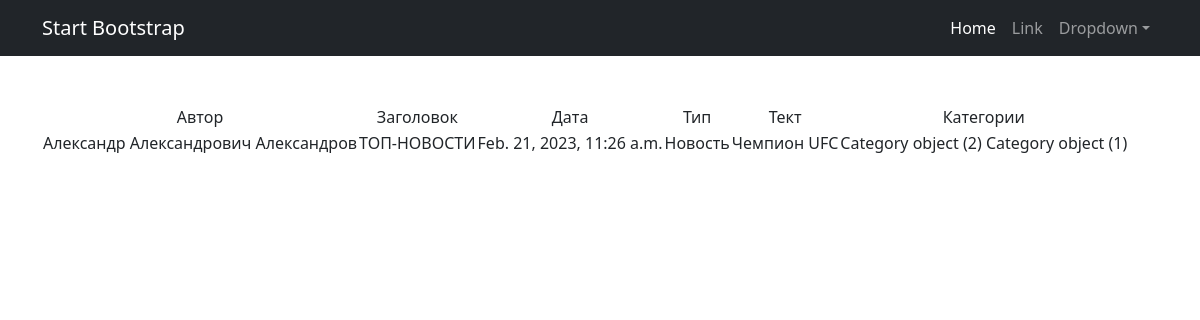
Screenshot of /news/2/ with the database file from the repository.
### news/models.py (models this page shows, shortened)
class Post(models.Model):
    objects = None
    author = models.ForeignKey(Author, on_delete=models.CASCADE)
    rating_post = models.IntegerField(default=0)
    time_in = models.DateTimeField(auto_now_add=True)
    zagolovok = models.CharField(max_length=200)
    choice_title = models.CharField(max_length=2, choices=POST)
    text = models.TextField()
    Category_post = models.ManyToManyField(Category, through='PostCategory')

class Author(models.Model):
    name = models.OneToOneField(User, on_delete=models.CASCADE)
    rating_autor = models.IntegerField(default=0)
    def __str__(self):
        return f'{self.name}'

class Category(models.Model):
    name_category = models.CharField(max_length=200, unique=True)

### news/views.py (the view)
# urls.py: path('<int:pk>/', PostDetail.as_view(), name='post_detail'),
class PostDetail(DetailView):
    model = Post
    template_name = 'post.html'
    context_object_name = 'post'

### templates/post.html
{% extends 'default.html' %}
{% block content %}
{% if post %}
<table>
    <tr>
        <td>Автор</td>
        <td>Заголовок</td>
        <td>Дата</td>
        <td>Тип</td>
        <td>Тект</td>
        <td>Категории</td>
    </tr>
    <tr>
        <td>{{ post.author }}</td>
        <td>{{ post.zagolovok }}</td>
        <td>{{ post.time_in }}</td>
        <td>{{ post.get_choice_title_display }}</td>
        <td>{{ post.text }}</td>
        <td>
            {% for category in post.Category_post.all %}
            {{ category }}
            {% endfor %}
        </td>
    </tr>
</table>
{% else %}
Публикаций нет!
{% endif %}
{% endblock content %}

### rows the page displays
Post: author "Александр Александрович Александров", zagolovok "ТОП-НОВОСТИ", time_in "Feb. 21, 2023, 11:26 a.m.", choice_title "Новость", text "Чемпион UFC"
Category: id "Category object (2)"
Category: id "Category object (1)"
